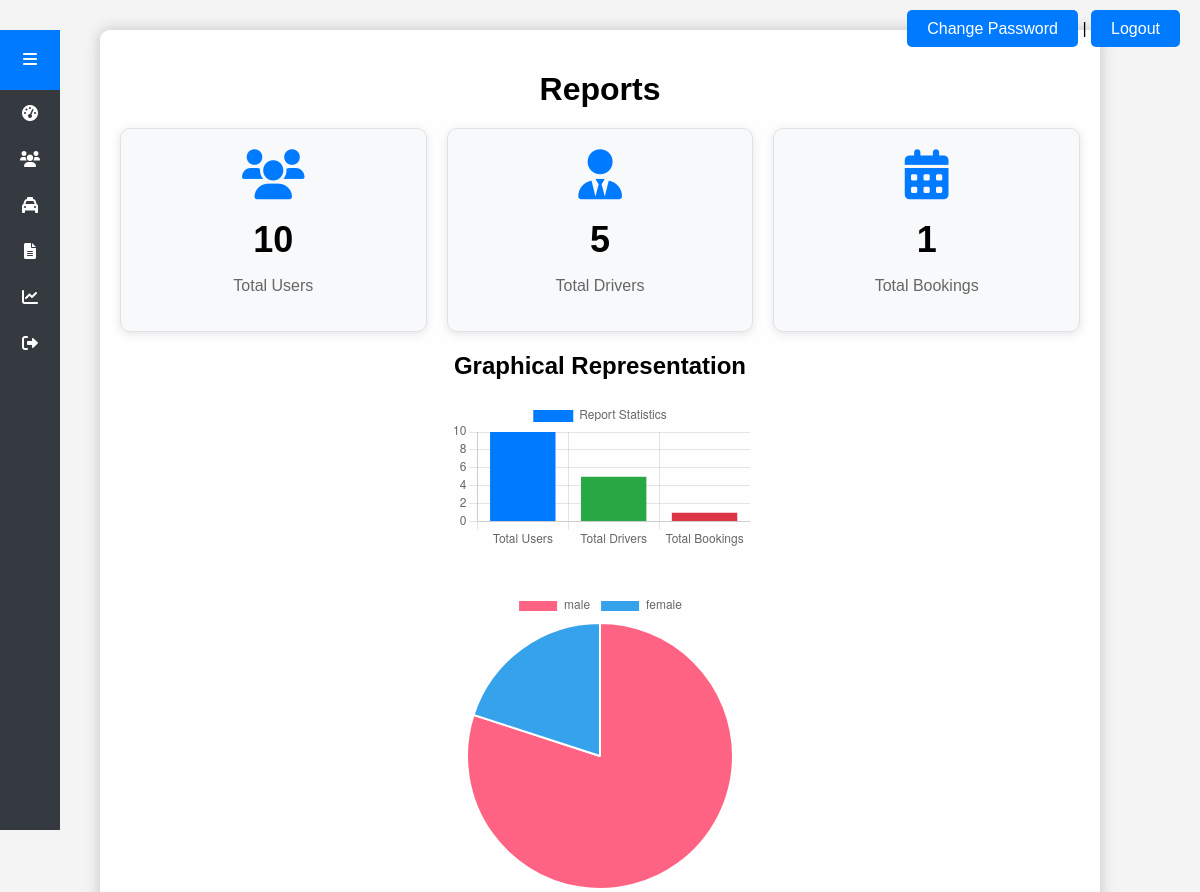
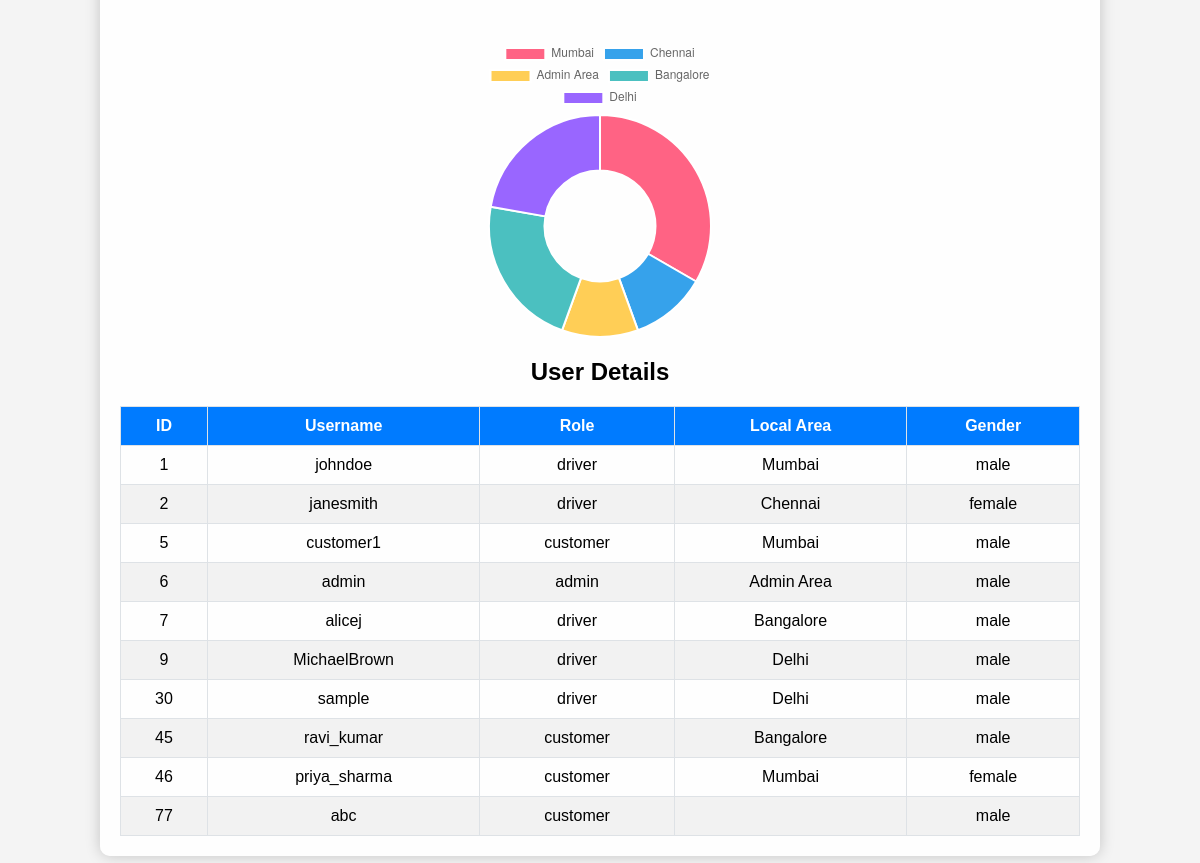
The page /admin/reports.php (signed in) on the database its author committed (2 pictures, top to bottom).
### tables this page shows
CREATE TABLE `users` (
  `id` int NOT NULL,
  `username` varchar(255) NOT NULL,
  `password` varchar(255) NOT NULL,
  `role` enum('admin','driver','renter','customer') NOT NULL,
  `local_area` varchar(255) DEFAULT NULL,
  `gender` enum('male','female','other') DEFAULT NULL,
  `created_at` timestamp NULL DEFAULT CURRENT_TIMESTAMP
);

### admin/functions.php (called while the page is built)
<?php
function getCount($conn, $table) {
    $query = "SELECT COUNT(*) as count FROM $table";
    $result = $conn->query($query);
    return $result->fetch_assoc()['count'];
}
function getCountByRole($conn, $role) {
    $query = "SELECT COUNT(*) as count FROM users WHERE role='$role'";
    $result = $conn->query($query);
    return $result->fetch_assoc()['count'];
}
function fetchAll($conn, $table) {
    $query = "SELECT * FROM $table";
    $result = $conn->query($query);
    return $result->fetch_all(MYSQLI_ASSOC);
}
?>

### admin/reports.php (the view, shortened to what this page needs)
<?php
include 'db_connection.php';
include 'functions.php';
$users_count = getCount($conn, 'users');
$drivers_count = getCountByRole($conn, 'driver');
$bookings_count = getCount($conn, 'bookings');
$users = fetchAll($conn, 'users');
$gender_counts = array_count_values(array_column($users, 'gender'));
$area_counts = array_count_values(array_column($users, 'local_area'));
$gender_labels = array_keys($gender_counts);
$gender_data = array_values($gender_counts);
$area_labels = array_keys($area_counts);
$area_data = array_values($area_counts);
?>
<!DOCTYPE html>
<html lang="en">
<head>
    <link rel="stylesheet" href="../styles.css">
    <link rel="stylesheet" href="https://cdnjs.cloudflare.com/ajax/libs/font-awesome/6.0.0-beta3/css/all.min.css">
</head>
<body>
    <div class="sidebar" id="sidebar">
        <div class="sidebar-header">
            <div class="menu-toggle" id="menu-toggle">
                <i class="fas fa-bars"></i>
            </div>
        </div>
        <div class="sidebar-menu" id="sidebar-menu">
            <a href="admin_dashboard.php"><i class="fas fa-tachometer-alt"></i><span class="menu-text">Dashboard</span></a>
            <a href="manage_users.php"><i class="fas fa-users"></i><span class="menu-text">Manage Users</span></a>
            <a href="manage_cabs.php"><i class="fas fa-taxi"></i><span class="menu-text">Manage Cabs</span></a>
            <a href="manage_bookings.php"><i class="fas fa-file-alt"></i><span class="menu-text">Manage Bookings</span></a>
            <a href="reports.php"><i class="fas fa-chart-line"></i><span class="menu-text">Reports</span></a>
            <a href="logout.php"><i class="fas fa-sign-out-alt"></i><span class="menu-text">Logout</span></a>
        </div>
    </div>
    <div class="account-section">
        <a href="account_settings.php">Change Password</a> |
        <a href="logout.php">Logout</a>
    </div>
    <div class="container">
        <h1>Reports</h1>
        <div class="report-grid">
            <div class="report-box">
                <i class="fas fa-users"></i>
                <h2><?php echo $users_count; ?></h2>
                <p>Total Users</p>
            </div>
            <div class="report-box">
                <i class="fas fa-user-tie"></i>
                <h2><?php echo $drivers_count; ?></h2>
                <p>Total Drivers</p>
            </div>
            <div class="report-box">
                <i class="fas fa-calendar-alt"></i>
                <h2><?php echo $bookings_count; ?></h2>
                <p>Total Bookings</p>
            </div>
        </div>
        <h2>Graphical Representation</h2>
        <canvas id="reportsChart" style="max-width: 600px; margin: auto;"></canvas>
        <canvas id="genderChart" style="max-width: 600px; margin: auto; margin-top: 40px;"></canvas>
        <canvas id="areaChart" style="max-width: 600px; margin: auto; margin-top: 40px;"></canvas>
        <h2>User Details</h2>
        <table>
            <thead>
                <tr>
                    <th>ID</th>
                    <th>Username</th>
                    <th>Role</th>
                    <th>Local Area</th>
                    <th>Gender</th>
                </tr>
            </thead>
            <tbody>
                <?php foreach ($users as $user): ?>
                    <tr>
                        <td><?php echo $user['id']; ?></td>
                        <td><?php echo htmlspecialchars($user['username']); ?></td>
                        <td><?php echo htmlspecialchars($user['role']); ?></td>
                        <td><?php echo htmlspecialchars($user['local_area']); ?></td>
                        <td><?php echo htmlspecialchars($user['gender']); ?></td>
                    </tr>
                <?php endforeach; ?>
            </tbody>
        </table>
    </div>
    <script>
        // Sidebar toggle script
        document.getElementById('menu-toggle').onclick = function() {
            var sidebar = document.getElementById('sidebar');
            sidebar.classList.toggle('active');
        };
        // Chart data and configuration
        var ctxReports = document.getElementById('reportsChart').getContext('2d');
        var reportsChart = new Chart(ctxReports, {
            type: 'bar',
            data: {
                labels: ['Total Users', 'Total Drivers', 'Total Bookings'],
                datasets: [{
                    label: 'Report Statistics',
                    data: [<?php echo $users_count; ?>, <?php echo $drivers_count; ?>, <?php echo $bookings_count; ?>],
                    backgroundColor: ['#007BFF', '#28A745', '#DC3545']
                }]
            }
        });
        var ctxGender = document.getElementById('genderChart').getContext('2d');
        var genderChart = new Chart(ctxGender, {
            type: 'pie',
            data: {
                labels: <?php echo json_encode($gender_labels); ?>,
                datasets: [{
                    label: 'Gender Distribution',
                    data: <?php echo json_encode($gender_data); ?>,
                    backgroundColor: ['#FF6384', '#36A2EB', '#FFCE56']
                }]
            }
        });
        var ctxArea = document.getElementById('areaChart').getContext('2d');
        var areaChart = new Chart(ctxArea, {
            type: 'doughnut',
            data: {
                labels: <?php echo json_encode($area_labels); ?>,
                datasets: [{
                    label: 'Users by Area',
                    data: <?php echo json_encode($area_data); ?>,
                    backgroundColor: ['#FF6384', '#36A2EB', '#FFCE56', '#4BC0C0', '#9966FF']
                }]
            }
        });
    </script>
</body>
</html>

### styles.css (style rules this page uses)
body { font-family: Arial, sans-serif; background-color: #f4f4f4; margin: 0; padding: 0; }

### admin/reports.php (style rules this page uses)
.sidebar { width: 60px; height: 100vh; background-color: #343a40; position: fixed; transition: width 0.3s; }
.sidebar-header { display: flex; justify-content: center; align-items: center; height: 60px; background-color: #007BFF; }
.menu-toggle { cursor: pointer; color: white; }
.sidebar-menu { display: flex; flex-direction: column; align-items: center; }
.sidebar-menu a { padding: 15px 0; color: white; text-decoration: none; display: flex; justify-content: center; align-items: center; width: 100%; }
body { background-image: url('https://pass-new-york.fr/wp-content/uploads/sites/10/2023/09/taxis-dans-avenue-new-york.jpg'); background-size: cover; background-position: center; background-attachment: fixed; font-family: Arial, sans-serif; margin: 0; padding: 0; }
.container { background-color: rgba(255, 255, 255, 0.9); padding: 20px; margin: 30px auto; max-width: 1200px; border-radius: 10px; box-shadow: 0 0 15px rgba(0, 0, 0, 0.2); text-align: center; }
.account-section { position: absolute; top: 20px; right: 20px; text-align: right; }
.account-section a { color: #fff; background-color: #007BFF; padding: 10px 20px; border-radius: 5px; text-decoration: none; }
h1 { margin-bottom: 20px; }
.report-grid { display: flex; justify-content: center; gap: 20px; margin: 20px 0; }
.report-box { padding: 20px; background-color: #f8f9fa; border: 1px solid #dee2e6; border-radius: 10px; text-align: center; box-shadow: 0 2px 10px rgba(0, 0, 0, 0.1); width: 300px; }
.report-box h2 { font-size: 36px; margin: 10px 0; }
.report-box p { font-size: 16px; color: #666; }
.report-box i { font-size: 50px; color: #007BFF; margin-bottom: 10px; }
table { width: 100%; border-collapse: collapse; margin-top: 20px; }
th, td { padding: 10px; border: 1px solid #dee2e6; text-align: center; }
th { background-color: #007BFF; color: white; }
tr:nth-child(even) { background-color: #f2f2f2; }

### rows shown on the page
users: id "1", username "johndoe", role "driver", local_area "Mumbai", gender "male"
users: id "2", username "janesmith", role "driver", local_area "Chennai", gender "female"
users: id "5", username "customer1", role "customer", local_area "Mumbai", gender "male"
users: id "6", username "admin", role "admin", local_area "Admin Area", gender "male"
users: id "7", username "alicej", role "driver", local_area "Bangalore", gender "male"
users: id "9", username "MichaelBrown", role "driver", local_area "Delhi", gender "male"
users: id "30", username "sample", role "driver", local_area "Delhi", gender "male"
users: id "45", username "ravi_kumar", role "customer", local_area "Bangalore", gender "male"
users: id "46", username "priya_sharma", role "customer", local_area "Mumbai", gender "female"
users: id "77", username "abc", role "customer", gender "male"

### other values the page prints
$users_count "10"
$drivers_count "5"
$bookings_count "1"
chart data {{ $users_count }} 10
chart data {{ $drivers_count }} 5
chart data {{ $bookings_count }} 1
chart data {{ json_encode($gender_labels) }} ["male","female"]
